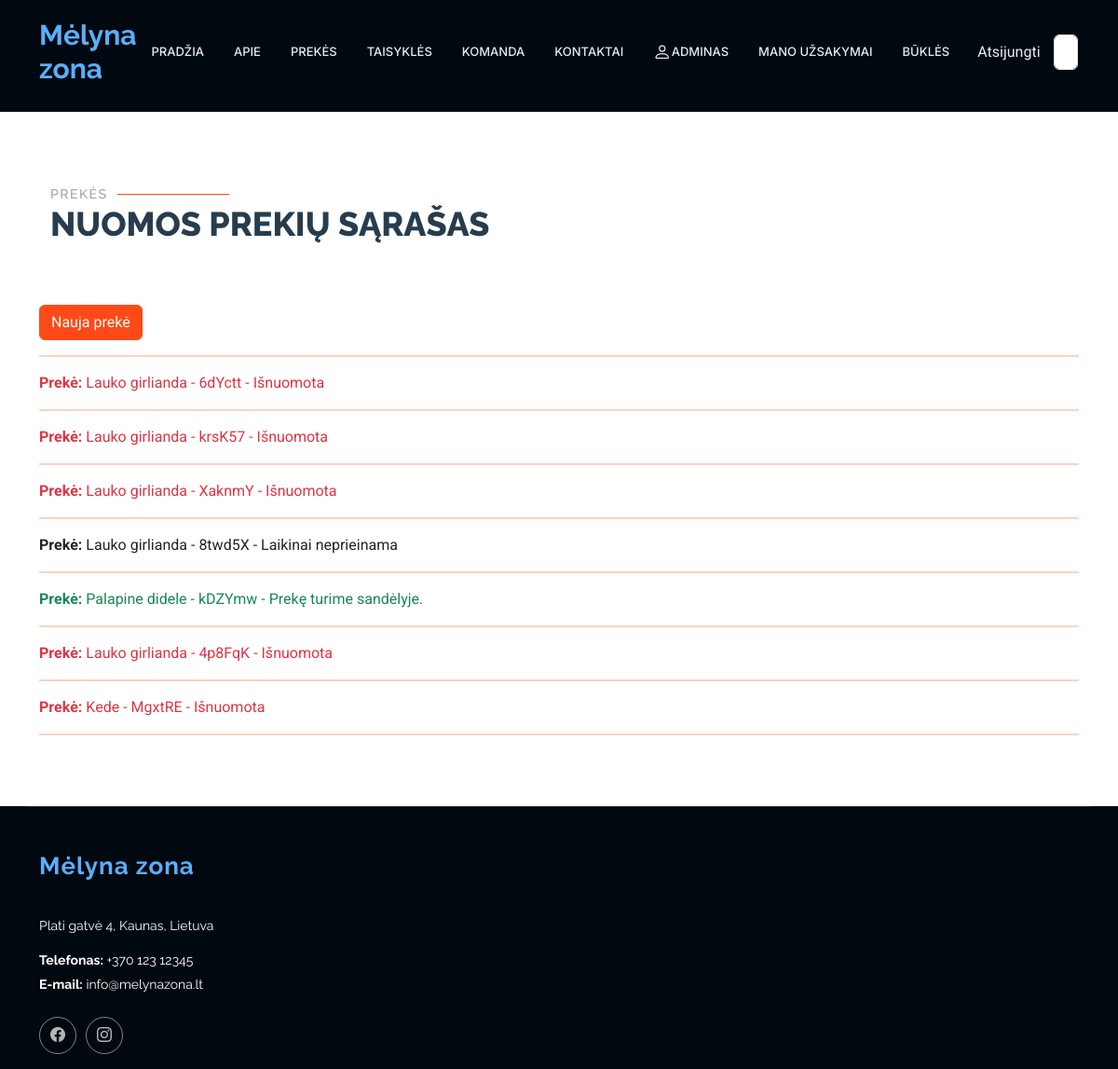
The app's page /rent/statuses/ (signed in), older data.
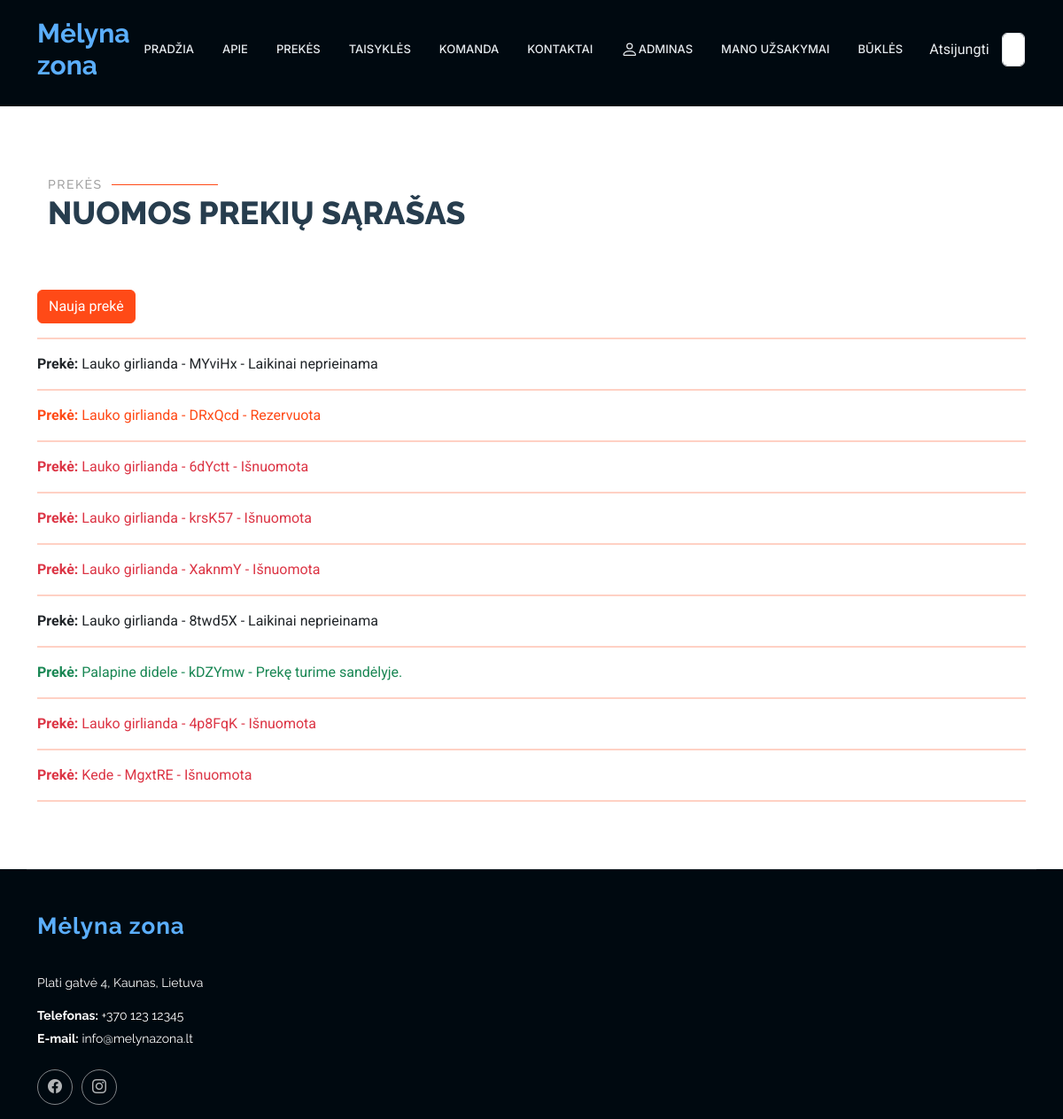
The same page, newer data.
### rent/models.py (models this page shows, shortened)
class Status(models.Model):
    uuid = ShortUUIDField(help_text='Unikalus ID vienodams produktams')
    product = models.ForeignKey(to="Product", null=True, blank=True, on_delete=models.CASCADE, verbose_name="Produktas", related_name="product_status")
    is_available = models.BooleanField(default=True)
    customer = models.ForeignKey(to=User, null=True, blank=True, on_delete=models.SET_NULL, verbose_name="Klientas")
    reservations = models.ForeignKey(to="Reservation", on_delete=models.SET_NULL, null=True, blank=True, related_name="status_reservations")
    LOAN_STATUS = (
        ('n', 'Laikinai neprieinama'),
        ('i', 'Išnuomota'),
        ('g', 'Prekę turime sandėlyje.'),
        ('r', 'Rezervuota'),
    )
    condition = models.CharField(max_length=1, choices=LOAN_STATUS, blank=True, default="a", verbose_name="Būsena")
    class Meta:
        ordering = ['due_date']
        verbose_name = "Produkto būsena"
        verbose_name_plural = "Produktų būsenos"
        ordering = ['-pk']
    def __str__(self):
        return f"{str(self.uuid)[:6]} - {self.get_condition_display()}"

class Product(models.Model):
    name = models.CharField(verbose_name="Pavadinimas", max_length=100)
    description = HTMLField(verbose_name="Aprašymas", max_length=1000, help_text='Trumpas produkto aprašymas', null=True, blank=True, default="")
    inv_no = models.CharField(verbose_name="Invenorizacijos numeris", max_length=100, null=True, blank=True, unique=True,
                              help_text="Veskite invenorizacijos numerį")
    quantity = models.IntegerField(verbose_name="Kiekis", null=True, blank=True, help_text="Kiekis")
    group = models. ForeignKey(to="Group", on_delete=models.SET_NULL, null=True, blank=True, verbose_name="Produktų grupės", help_text="Parinkite kokia grupei priklauso produktas")
    cover = models.ImageField(verbose_name="Paveikslėlis", upload_to='covers', null=True, blank=True)
    class Meta:
        verbose_name = "Prouktas"
        verbose_name_plural = "Produktai"
        ordering = ['inv_no']

### rent/views.py (the view)
# urls.py: path('statuses/', views.StatusListView.as_view(), name='statuses'),
class StatusListView(LoginRequiredMixin, UserPassesTestMixin, generic.ListView):
     model = Status
     template_name = "statuses.html"
     context_object_name = "statuses"
     def test_func(self):
         return self.request.user.profile.is_employee

### rent/templates/statuses.html (shortened to what this page needs)
{% extends "base2.html" %}
{% load i18n %}
{% load static %}
{% block "content" %}
<section id="my_products" class="services section">
    <div class="container" data-aos="fade-up" data-aos-delay="100">
        <div class="container section-title" data-aos="fade-up">
            <h2>Prekės</h2>
            <p>Nuomos prekių sąrašas<br></p>
        </div>
        <a class="btn btn-primary register-button" style="background-color: #ff4a17; border-color: #ff4a17;" href="{% url 'status_new' %}">Nauja prekė</a>
        <hr style="border: none; height: 2px; background-color: #ff4a17;"/>
        {% for status in statuses %}
        <a href="{% url 'single_status' status.pk %}"><p class="{% if status.condition == 'i' %}text-danger{% elif status.condition == 'g' %}text-success
    {% elif status.condition == 'n' %}text-dark{% endif %}">
            <strong>Prekė:</strong> {{ status.product.name }} - {{ status }}</p></a>
        <hr style="border: none; height: 2px; background-color: #ff4a17;"/>
        {% endfor %}
    </div>
</section>
{% endblock %}

Row changes from the older to the newer data that the page shows:
added Status: product.name "Lauko girlianda", uuid+condition "MYviHx - Laikinai neprieinama"
added Status: product.name "Lauko girlianda", uuid+condition "DRxQcd - Rezervuota"
